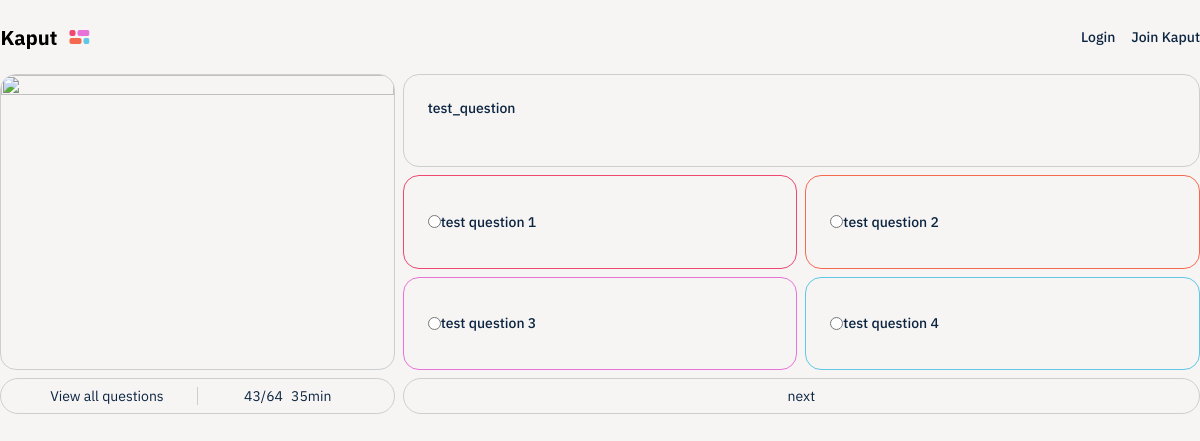
Screenshot of /quiz/1/1 (signed in) with the database file from the repository.
### quiz/models.py (models this page shows, shortened)
class Questions(models.Model):
    quiz         = models.ForeignKey    (Quizzes, blank=True, null=True, on_delete=models.CASCADE, name='quiz')
    name         = models.TextField     ('name')
    answer_1     = models.TextField     ('answer_1')
    answer_2     = models.TextField     ('answer_2')
    answer_3     = models.TextField     ('answer_3')
    answer_4     = models.TextField     ('answer_4')
    answer_r     = models.IntegerField  (validators=[MinValueValidator(1), MaxValueValidator(4)], name="answer_r")
    img_path     = models.TextField     ('img_path', null=True, blank=True)

### quiz/views.py (the view, shortened to what this page needs)
# urls.py: path('<int:quizID>/<int:questID>', views.quest, name='quest')
def quest(request, quizID, questID):
    user=request.user
    if user.is_authenticated:
        try:
            quiz  = Quizzes.objects.get(id=quizID)
            quest = Questions.objects.get(id=questID)
            context = {
            "quiz": quiz,
            "quest":quest,
            "previous":quest.id-1,
            "next":quest.id+1
        }
        except:
            return redirect("profile")
    else:
        return redirect("login_user")
    return render(request, 'question.html', context)

### quiz/templates/question.html (shortened to what this page needs)
{% extends 'base.html' %}
{% block style %}
    {% load static %}
    <link rel="stylesheet" href="{% static 'quiz.css' %}">
{% endblock %}
{% block content %}
    <form action="{% url 'quest' quizID=quiz.id questID=next %}" id="answers" method="post">
        <img class="quiz_img" src="" alt="">
        <div class="quiz_main_con">
            <div class="quiz_question_block">
                <p>{{ quest.name }}</p>
            </div>
            <label class="wrapper ans ans1" href=""><input type="radio" name="answer" id="" value="1">{{ quest.answer_1 }}</label>
            <label class="wrapper ans ans2" href=""><input type="radio" name="answer" id="" value="2">{{ quest.answer_2 }}</label>
            <label class="wrapper ans ans3" href=""><input type="radio" name="answer" id="" value="3">{{ quest.answer_3 }}</label>
            <label class="wrapper ans ans4" href=""><input type="radio" name="answer" id="" value="4">{{ quest.answer_4 }}</label>
        </div>
        <div class="wrapper quiz_tool_con">
            <a class="quiz_tool_btn" href="">View all questions</a>
            <div class="wrapper quiz_meta_con">
                <p>43/64</p>
                <p>35min</p>
            </div>
        </div>
        <div class="wrapper quiz_controll_con">
            <label class="quiz_controll_btn" href=""><input type="submit" value="next"></label>
        </div>
    </form>
{% endblock %}

### landing/static/main.css (style rules this page uses)
:root { --text: hsl(213, 68%, 15%); --text-muted: hsl(9, 9%, 38%); --bg: hsl(39, 9%, 96%); --primary: hsl(0, 0%, 100%); --border: hsl(220, 3%, 81%); --ans1: hsl(346, 84%, 61%); --ans2: hsl(9, 90%, 64%); --ans3: hsl(308, 72%, 68%); --ans4: hsl(194, 73%, 64%); --px8: .5rem; --px24: 1.5rem; }
* { margin: 0; padding: 0; border: none; text-decoration: none; font-family: 'IBM Plex Sans', sans-serif; color: var(--text); }
body { background: var(--bg); display: grid; grid-template-columns: minmax(256px, 1256px); justify-content: center; }
.wrapper { display: flex; }

### quiz/static/quiz.css (style rules this page uses)
form { display: grid; grid-template-columns: repeat(3, 1fr); grid-template-rows: 1fr max-content; gap: var(--px8); }
.quiz_img { grid-column: 1; grid-row: 1; aspect-ratio: 4/3; width: 100%; border-radius: 1rem; border: 1px solid var(--border); box-sizing: border-box; }
.quiz_main_con { grid-column: 2 /span 2; display: grid; grid-template-columns: repeat(2, 1fr); grid-template-rows: repeat(3, 1fr); gap: var(--px8); }
.quiz_question_block { grid-column: 1 /span 2; padding: var(--px24); border-radius: 1rem; border: 1px solid var(--border); }
.quiz_question_block p { font-size: 14px; font-weight: 500; }
.ans { padding: var(--px24); border-radius: 1rem; font-size: 14px; font-weight: 500; align-items: center; }
.quiz_controll_con { grid-column: 2 /span 2; grid-row: 2; gap: var(--px8); }
.quiz_controll_btn { flex: 1; padding: var(--px8) var(--px24); text-align: center; font-size: 14px; border-radius: 2rem; border: 1px solid var(--border); }
.quiz_controll_btn input { font-size: 14px; background: var(--bg); }
.quiz_tool_con { grid-column: 1; grid-row: 2; padding: var(--px8) var(--px24); font-size: 14px; border-radius: 2rem; border: 1px solid var(--border); gap: 8px; }
.quiz_tool_btn { flex: 1; text-align: center; }
.quiz_meta_con { flex: 1; gap: var(--px8); justify-content: center; }
.ans1 { border: 1px solid var(--ans1); }
.ans2 { border: 1px solid var(--ans2); }
.ans3 { border: 1px solid var(--ans3); }
.ans4 { border: 1px solid var(--ans4); }

### rows the page displays
Questions: name "test_question", answer_1 "test question 1", answer_2 "test question 2", answer_3 "test question 3", answer_4 "test question 4"
